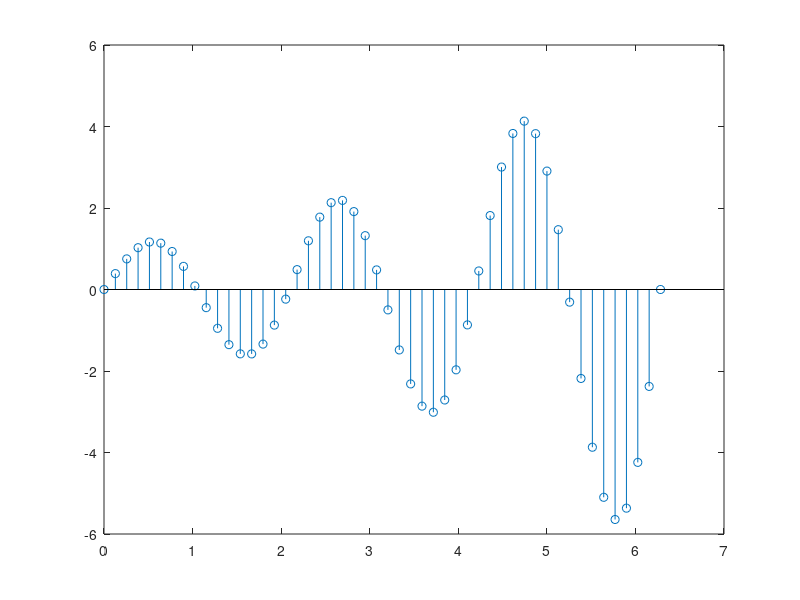
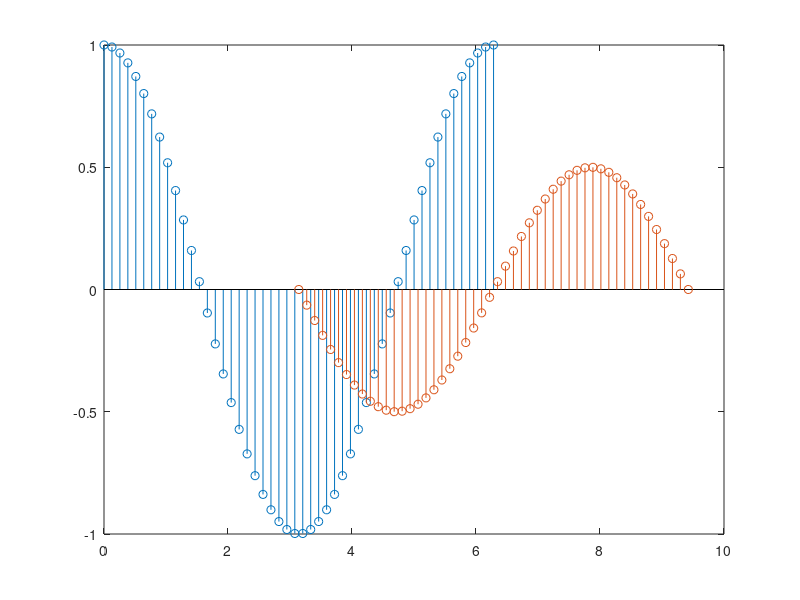

Write the MATLAB code that produced these figures, in order.
%=============================================================================
% Copyright (c) 2016-present Allan CORNET (Nelson)
%=============================================================================
% This file is part of Nelson.
%=============================================================================
% LICENCE_BLOCK_BEGIN
% SPDX-License-Identifier: LGPL-3.0-or-later
% LICENCE_BLOCK_END
%=============================================================================
% <--WEIGHT 2-->
% <--ADV-CLI MODE-->
%=============================================================================
f = figure();
X = linspace(0, 2 * pi, 50);
Y = exp(0.3 * X) .* sin(3 * X);
h = stem(X, Y);
%=============================================================================
f = figure();
x1 = linspace(0, 2 * pi, 50)';
x2 = linspace(pi, 3 * pi, 50)';
X = [x1, x2];
Y = [cos(x1), 0.5 * sin(x2)];
h = stem(X, Y);
close all;
%=============================================================================
